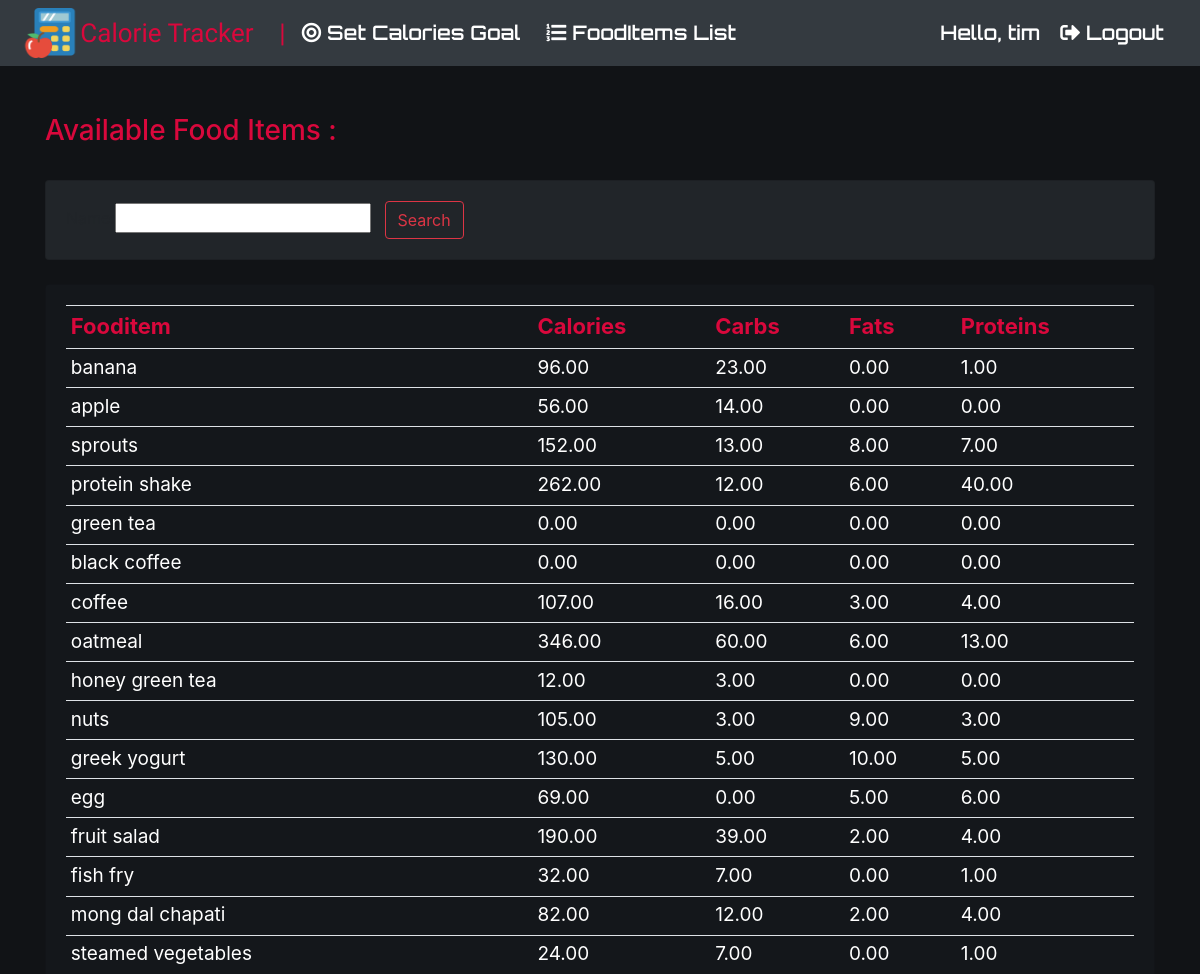
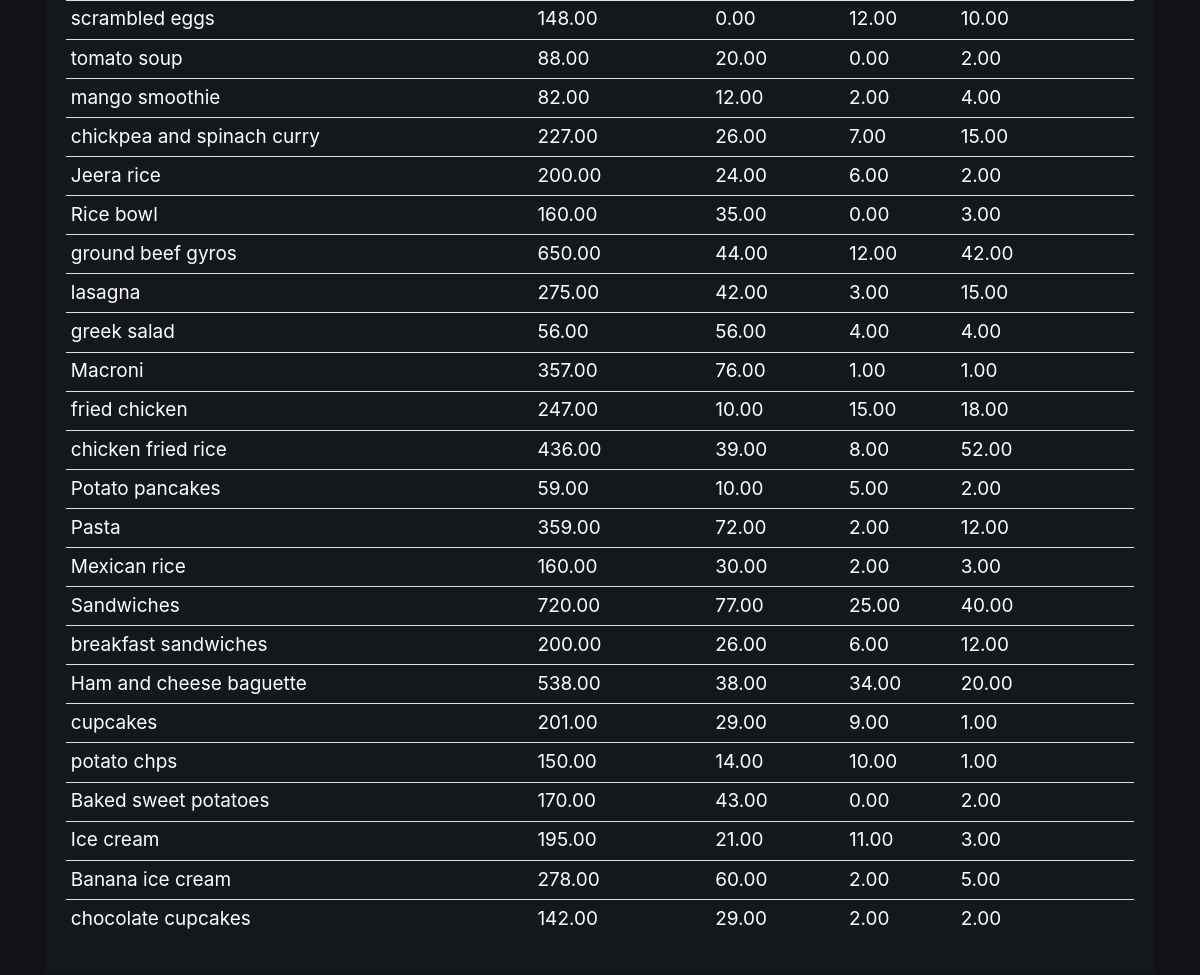
Page /viewfood/ (signed in) on the committed database (2 pictures, top to bottom).
### Fityfeed/models.py (models this page shows, shortened)
class Fooditem(models.Model):
    name = models.CharField(max_length=200)
    category = models.ManyToManyField(Category)
    carbohydrate = models.DecimalField(max_digits=5,decimal_places=2,default=0)
    fats = models.DecimalField(max_digits=5,decimal_places=2,default=0)
    protein = models.DecimalField(max_digits=5,decimal_places=2,default=0)
    calorie=models.DecimalField(max_digits=5,decimal_places=2,default=0,blank=True)
    quantity = models.IntegerField(default=1,null=True,blank=True)

### Fityfeed/views.py (the view)
# urls.py: path('viewfood/',views.viewfood,name='viewfood'),
def viewfood(request):
    fooditems=Fooditem.objects.filter()
    myfilter = fooditemFilter(request.GET,queryset=fooditems)
    fooditems=myfilter.qs
    context={'fooditem':fooditems,'myfilter':myfilter}
    return render(request,'viewfood.html',context)

### Fityfeed/templates/viewfood.html (shortened to what this page needs)
{% extends 'main.html' %}
{% load static%}
{% block content %}
<head>
	<link rel="stylesheet" href="https://use.fontawesome.com/releases/v5.2.0/css/all.css">
</head>
<h3 id="form-title">Available Food Items :</h3>
<br>
<div class="row">
	<div class="col">
		<div class="card card-body" id="search">
			<form method="get">
				{{myfilter.form}}
		    <button class="btn btn-outline-danger" type="submit">Search</button>
		  </form>
		</div>
	</div>
</div>
<br>
<div class="row">
	<div class="col-md">
		<div class="card card-body" id="table">
			<table class="table table-sm">
				<tr class="heads">
					<th class="table_head">Fooditem</th>
					<th class="table_head">Calories</th>
					<th class="table_head">Carbs</th>
					<th class="table_head">Fats</th>
					<th class="table_head">Proteins</th>
				</tr>
				{% for food in fooditem %}
				<tr class="tails">
					<td class="tail_content">{{food.name}}</td>
					<td class="tail_content"> {{food.calorie}}</td>
					<td class="tail_content"> {{food.carbohydrate}}</td>
                    <td class="tail_content"> {{food.fats}}</td>
                    <td class="tail_content"> {{food.protein}}</td>
					</tr>
				{% endfor %}
			</table>
		</div>
	</div>
</div>
{% endblock %}

### Fityfeed/templates/navbar.html (shortened to what this page needs)
{% load static %}
<nav class="navbar navbar-expand-lg navbar-dark bg-dark">
    <img src="{% static 'images/icon.png' %}" width="60px" height="50px">
    <a class="navbar-brand" href="{% url 'home' %}" style="font-size:26px; color:#d9083c; font-family: 'Black Ops One', cursive;" >Calorie Tracker&nbsp;&nbsp;&nbsp;&nbsp;|</a>
    <a href="{% url 'setcalorie' %}" class="set"> <i class="fas fa-bullseye"></i> Set Calories Goal&nbsp;</a>
    <a href="{% url 'viewfood' %}" class="set"> <i class="fas fa-list-ol"></i> FoodItems List&nbsp;</a>
    <span class="hello-msg">Hello, {{request.user}}</span>
    <span ><a  class="set" href="{% url 'logout' %}"><i class="fas fa-sign-out-alt"></i> Logout</a></span>
  </nav>

### Fityfeed/templates/navbar.html (style rules this page uses)
.navbar { font-family: 'Orbitron', sans-serif; }
.hello-msg { font-size: 20px; margin-right: 20px; font-weight: 550; color: white; }
.set { font-size: 20px; font-weight: 550; margin-right: 20px; color: white; }

### Fityfeed/templates/viewfood.html (style rules this page uses)
body, html { margin: 0; padding: 0; height: 100%; background: #111316; }
#form-title { color: #d9083c; }
#search { background: #212529; }
#table { background: #14171b; }
.heads { color: #d9083c; }
.table_head { font-size: 22px; }
.tails { color: white; }
.tail_content { font-size: 19px; }

### rows in the picture
Fooditem: name "banana", calorie "96.00", carbohydrate "23.00", fats "0.00", protein "1.00"
Fooditem: name "apple", calorie "56.00", carbohydrate "14.00", fats "0.00", protein "0.00"
Fooditem: name "sprouts", calorie "152.00", carbohydrate "13.00", fats "8.00", protein "7.00"
Fooditem: name "protein shake", calorie "262.00", carbohydrate "12.00", fats "6.00", protein "40.00"
Fooditem: name "green tea", calorie "0.00", carbohydrate "0.00", fats "0.00", protein "0.00"
Fooditem: name "black coffee", calorie "0.00", carbohydrate "0.00", fats "0.00", protein "0.00"
Fooditem: name "coffee", calorie "107.00", carbohydrate "16.00", fats "3.00", protein "4.00"
Fooditem: name "oatmeal", calorie "346.00", carbohydrate "60.00", fats "6.00", protein "13.00"
Fooditem: name "honey green tea", calorie "12.00", carbohydrate "3.00", fats "0.00", protein "0.00"
Fooditem: name "nuts", calorie "105.00", carbohydrate "3.00", fats "9.00", protein "3.00"
Fooditem: name "greek yogurt", calorie "130.00", carbohydrate "5.00", fats "10.00", protein "5.00"
Fooditem: name "egg", calorie "69.00", carbohydrate "0.00", fats "5.00", protein "6.00"
Fooditem: name "fruit salad", calorie "190.00", carbohydrate "39.00", fats "2.00", protein "4.00"
Fooditem: name "fish fry", calorie "32.00", carbohydrate "7.00", fats "0.00", protein "1.00"
Fooditem: name "mong dal chapati", calorie "82.00", carbohydrate "12.00", fats "2.00", protein "4.00"
Fooditem: name "steamed vegetables", calorie "24.00", carbohydrate "7.00", fats "0.00", protein "1.00"
Fooditem: name "scrambled eggs", calorie "148.00", carbohydrate "0.00", fats "12.00", protein "10.00"
Fooditem: name "tomato soup", calorie "88.00", carbohydrate "20.00", fats "0.00", protein "2.00"
Fooditem: name "mango smoothie", calorie "82.00", carbohydrate "12.00", fats "2.00", protein "4.00"
Fooditem: name "chickpea and spinach curry", calorie "227.00", carbohydrate "26.00", fats "7.00", protein "15.00"
Fooditem: name "Jeera rice", calorie "200.00", carbohydrate "24.00", fats "6.00", protein "2.00"
Fooditem: name "Rice bowl", calorie "160.00", carbohydrate "35.00", fats "0.00", protein "3.00"
Fooditem: name "ground beef gyros", calorie "650.00", carbohydrate "44.00", fats "12.00", protein "42.00"
Fooditem: name "lasagna", calorie "275.00", carbohydrate "42.00", fats "3.00", protein "15.00"
Fooditem: name "greek salad", calorie "56.00", carbohydrate "56.00", fats "4.00", protein "4.00"
Fooditem: name "Macroni", calorie "357.00", carbohydrate "76.00", fats "1.00", protein "1.00"
Fooditem: name "fried chicken", calorie "247.00", carbohydrate "10.00", fats "15.00", protein "18.00"
Fooditem: name "chicken fried rice", calorie "436.00", carbohydrate "39.00", fats "8.00", protein "52.00"
Fooditem: name "Potato pancakes", calorie "59.00", carbohydrate "10.00", fats "5.00", protein "2.00"
Fooditem: name "Pasta", calorie "359.00", carbohydrate "72.00", fats "2.00", protein "12.00"
Fooditem: name "Mexican rice", calorie "160.00", carbohydrate "30.00", fats "2.00", protein "3.00"
Fooditem: name "Sandwiches", calorie "720.00", carbohydrate "77.00", fats "25.00", protein "40.00"
Fooditem: name "breakfast sandwiches", calorie "200.00", carbohydrate "26.00", fats "6.00", protein "12.00"
Fooditem: name "Ham and cheese baguette", calorie "538.00", carbohydrate "38.00", fats "34.00", protein "20.00"
Fooditem: name "cupcakes", calorie "201.00", carbohydrate "29.00", fats "9.00", protein "1.00"
Fooditem: name "potato chps", calorie "150.00", carbohydrate "14.00", fats "10.00", protein "1.00"
Fooditem: name "Baked sweet potatoes", calorie "170.00", carbohydrate "43.00", fats "0.00", protein "2.00"
Fooditem: name "Ice cream", calorie "195.00", carbohydrate "21.00", fats "11.00", protein "3.00"
Fooditem: name "Banana ice cream", calorie "278.00", carbohydrate "60.00", fats "2.00", protein "5.00"
Fooditem: name "chocolate cupcakes", calorie "142.00", carbohydrate "29.00", fats "2.00", protein "2.00"

### other values in the picture
{{ request.user }} "tim"
